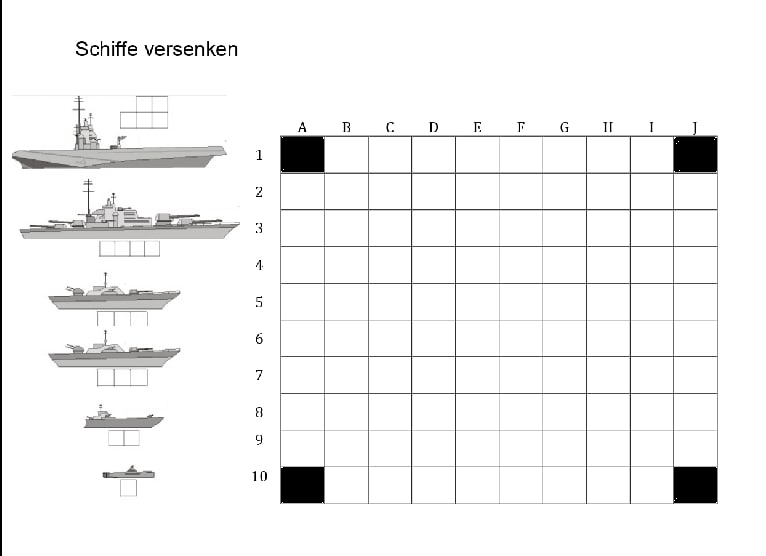
#> input picture images/photo_match_preenchida.jpg, 766 x 556 px
$ python generate_video.py
#> lines starting #> are read from the running program, lines starting #| are printed output that depends on the picture
import time

import cv2
import numpy as np


def translate(dx=0, dy=0):
    M = np.eye(3)
    M[0:2, 2] = (dx, dy)
    return M


def scale(s=1, sx=1, sy=1):
    M = np.diag([s * sx, s * sy, 1])
    return M


def rotate(alpha=0):
    M = np.eye(3)
    M[0:2, 0:3] = cv2.getRotationMatrix2D(center=(0, 0), angle=-alpha / np.pi * 180, scale=1.0)
    return M


if __name__ == '__main__':
    img = cv2.imread("images/photo_match_preenchida.jpg")
#> img is the input picture: shape (556, 766, 3); mean B, G, R 243.2, 243.2, 243.3
    (height, width) = img.shape[:2]
#> height = 556; width = 766
    duration = 50
    fps = 4
    t0 = time.time()
    for t in np.arange(0, duration, 1 / fps):
        M = translate(width / 2, height / 2) @ rotate(2 * np.pi * t / 10 * 5) @ translate(dx=width / 4) @ rotate(
            2 * np.pi * t) @ scale(1 - 0.1 * t) @ translate(dx=-width / 4, dy=-height / 4)
        output = cv2.warpAffine(src=img, M=M[0:2], dsize=(width * 2, height * 2), flags=cv2.INTER_CUBIC)
        cv2.namedWindow("output", cv2.WINDOW_FULLSCREEN)
        cv2.imshow("output", output)
        now = time.time()
        left = (t0 + t) - now
        key = cv2.waitKey(max(1, int(left * 1000)))
        if key in (13, 27): break  # Esc, Enter,
#> this loop made 1 pass; (key Esc is pressed on pass 1)
#> pass 1, `output = cv2.warpAffine(src=img, M=M[0:2], dsize=(width * 2, height * ..`:
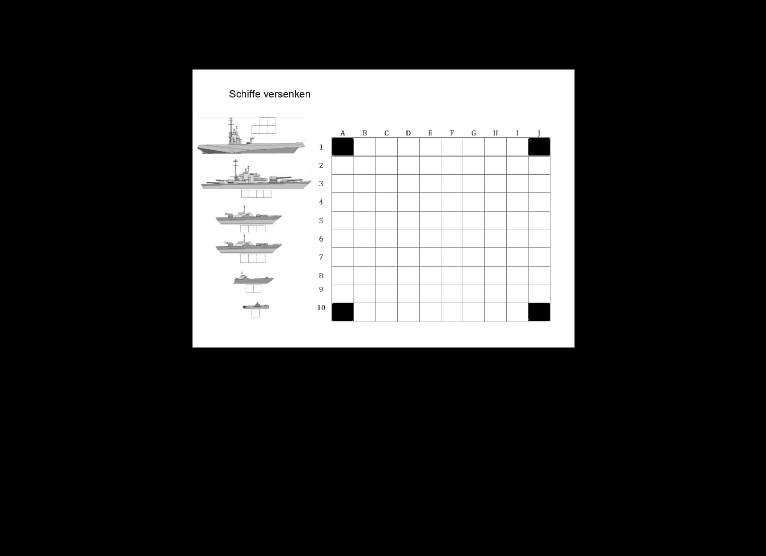
#> output: shape (1112, 1532, 3) (shown at 1/2 size); mean B, G, R 60.8, 60.8, 60.8

    cv2.destroyAllWindows()
    exit()
#> (the program exits here)

$ run again, with images/Schiffe-versenken-Vorlage_page-0001.jpg copied over images/photo_match_preenchida.jpg
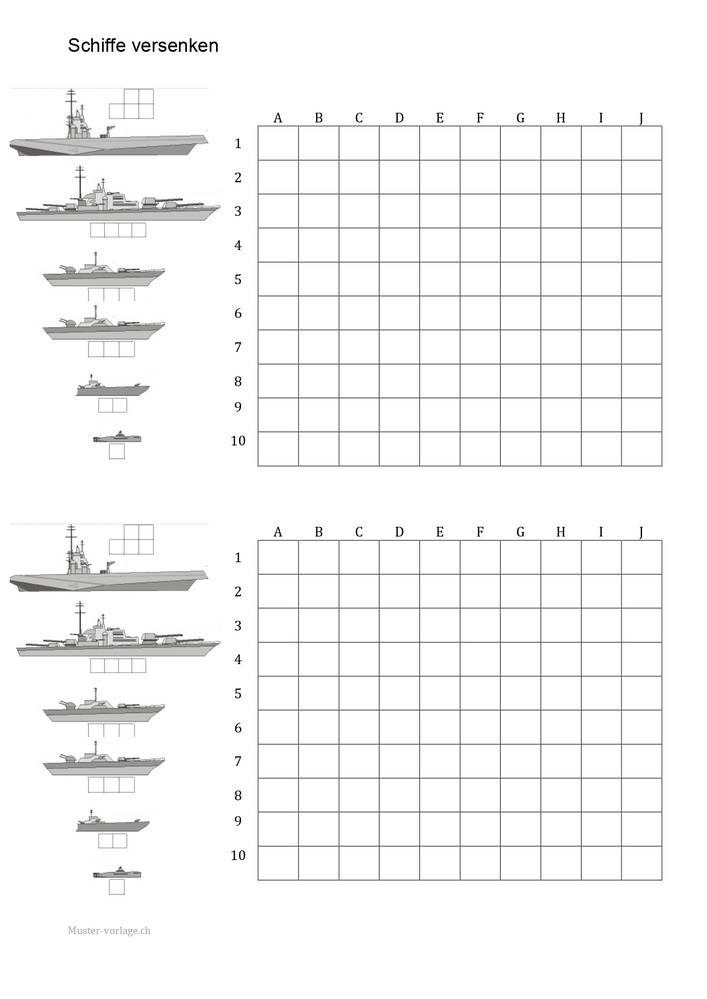
#> input picture images/Schiffe-versenken-Vorlage_page-0001.jpg, 707 x 999 px, shrunk from 1241 x 1754 before the run
#> img is the input picture: shape (999, 707, 3); mean B, G, R 246.8, 246.9, 246.9
#> the loop `for t in np.arange(0, duration, 1 / fps):` made 1 pass; (key Esc is pressed on pass 1)
#> pass 1, `output = cv2.warpAffine(src=img, M=M[0:2], dsize=(width * 2, height * ..`:
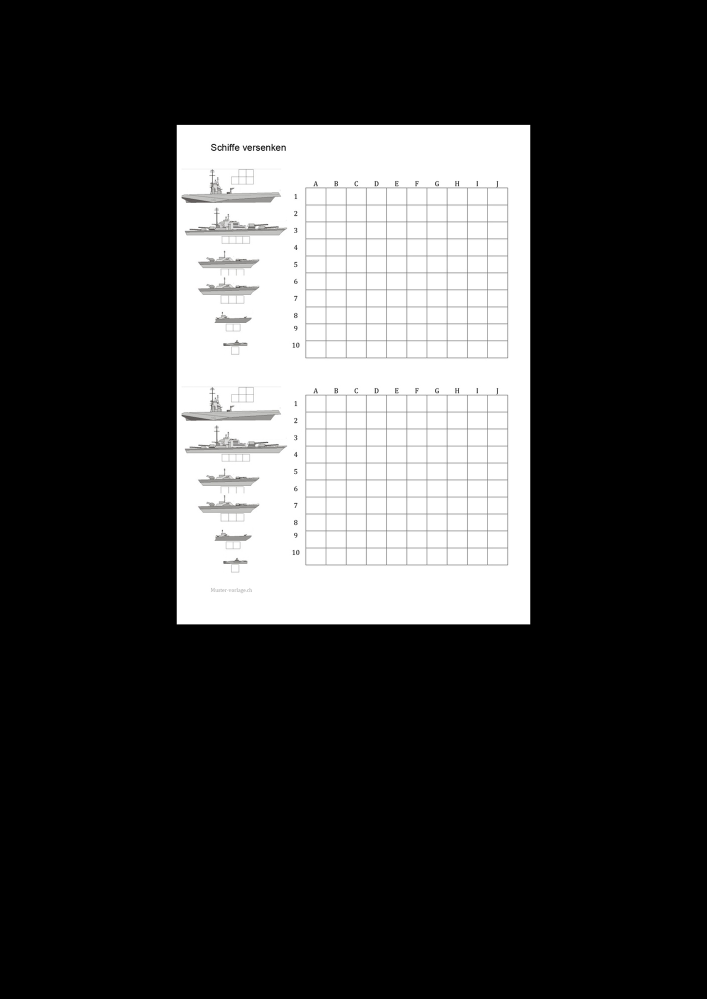
#> output: shape (1998, 1414, 3) (shown at 1/2 size); mean B, G, R 61.6, 61.6, 61.7

$ run again, with images/aligned.jpg copied over images/photo_match_preenchida.jpg
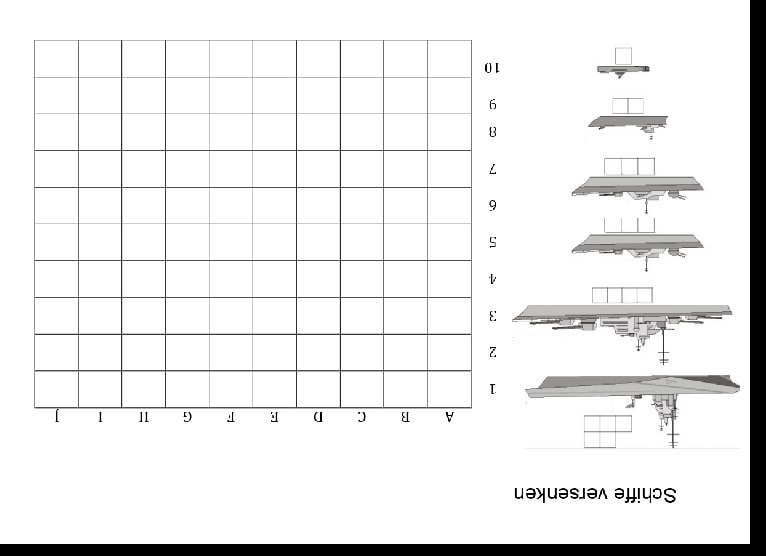
#> input picture images/aligned.jpg, 766 x 556 px
#> img is the input picture: shape (556, 766, 3); mean B, G, R 236.8, 236.8, 236.8
#> the loop `for t in np.arange(0, duration, 1 / fps):` made 1 pass; (key Esc is pressed on pass 1)
#> pass 1, `output = cv2.warpAffine(src=img, M=M[0:2], dsize=(width * 2, height * ..`:
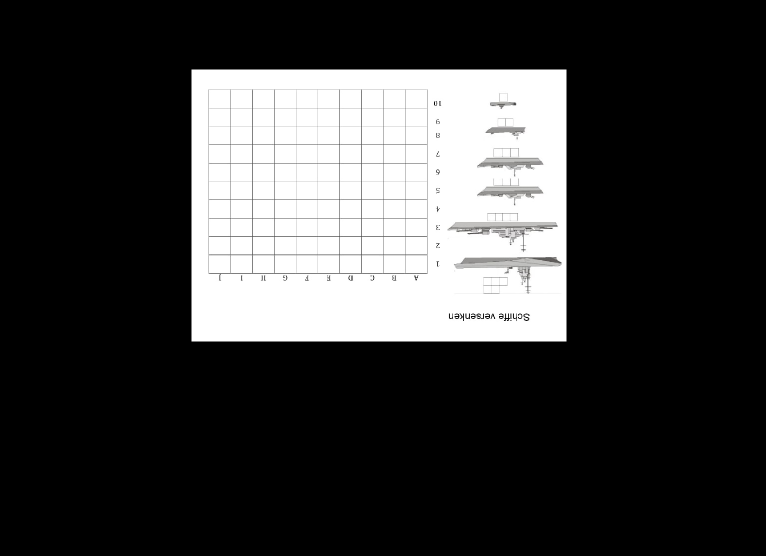
#> output: shape (1112, 1532, 3) (shown at 1/2 size); mean B, G, R 59.2, 59.2, 59.2

$ run again, with images/grid.jpg copied over images/photo_match_preenchida.jpg
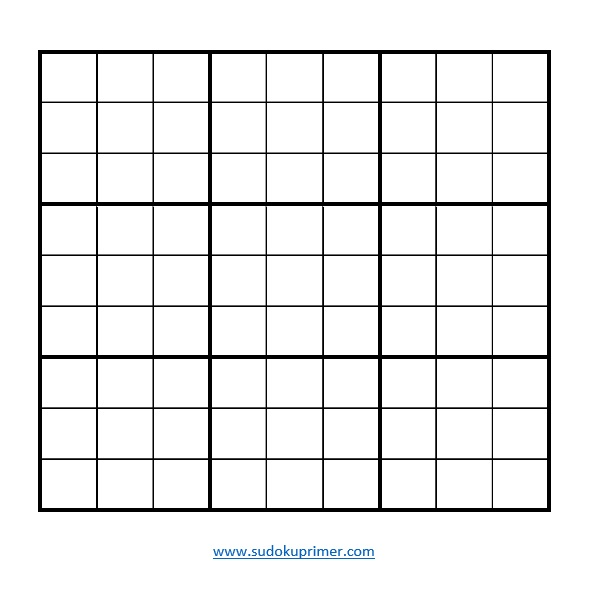
#> input picture images/grid.jpg, 593 x 593 px
#> img is the input picture: shape (593, 593, 3); mean B, G, R 237.2, 237.1, 236.9
#> the loop `for t in np.arange(0, duration, 1 / fps):` made 1 pass; (key Esc is pressed on pass 1)
#> pass 1, `output = cv2.warpAffine(src=img, M=M[0:2], dsize=(width * 2, height * ..`:
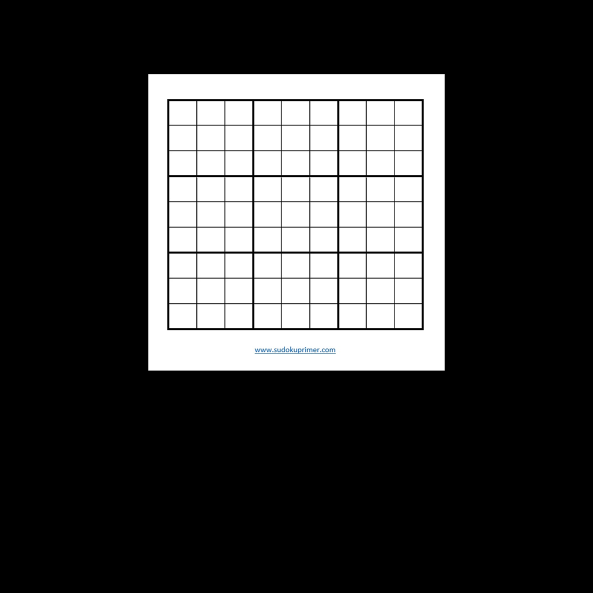
#> output: shape (1186, 1186, 3) (shown at 1/2 size); mean B, G, R 59.2, 59.2, 59.2
